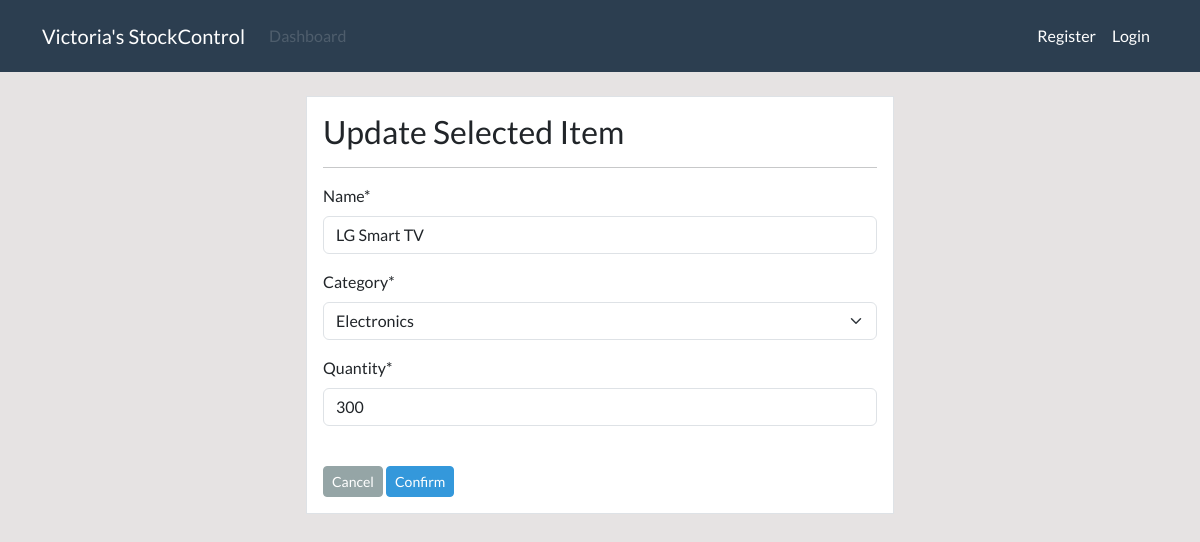
Screenshot of /product/edit/4/ with the database file from the repository.
### dashboard/models.py (models this page shows, shortened)
class Product(models.Model):
    name = models.CharField(max_length=100,null=True)
    category = models.CharField(max_length=20, choices=CATEGORY, null=True)
    quantity = models.PositiveBigIntegerField(null=True)
    class Meta:
        verbose_name_plural = 'Product'

### dashboard/views.py (the view)
# urls.py: path('product/edit/<int:pk>/', views.product_edit,
def product_edit(request, pk):
    item = Product.objects.get(id=pk)
    if request.method == 'POST':
        form = ProductForm(request.POST, instance=item)
        if form.is_valid():
            form.save()
            return redirect('dashboard-product')
    else:
        form = ProductForm(instance=item)
    context = {
        'form': form,
    }
    return render(request, 'dashboard/product_edit.html', context)

### dashboard/forms.py
class ProductForm(forms.ModelForm):
    class Meta:
        model = Product
        fields = '__all__'

### templates/dashboard/product_edit.html (shortened to what this page needs)
{% extends 'component/basePage.html' %}
{% load crispy_forms_tags %}
{% block content %}
<div class="row my-4">
    <div class="col-md-6 offset-md-3">
        <div class="border p-3 bg-white">
            <h3>Update Selected Item</h3>
            <hr>
            <form method="POST">
                {{ form|crispy}}
                <br>
                <a class="btn btn-secondary btn-sm" href="{% url 'dashboard-product' %}">Cancel</a>
                <input class="btn btn-info btn-sm" type="submit" value="Confirm">
            </form>
        </div>
    </div>
</div>
{% endblock %}

### static/assets/style.css (style rules this page uses)
body { background: rgb(230, 227, 227); }

### rows the page displays
Product: name "LG Smart TV", category "Electronics", quantity "300"
